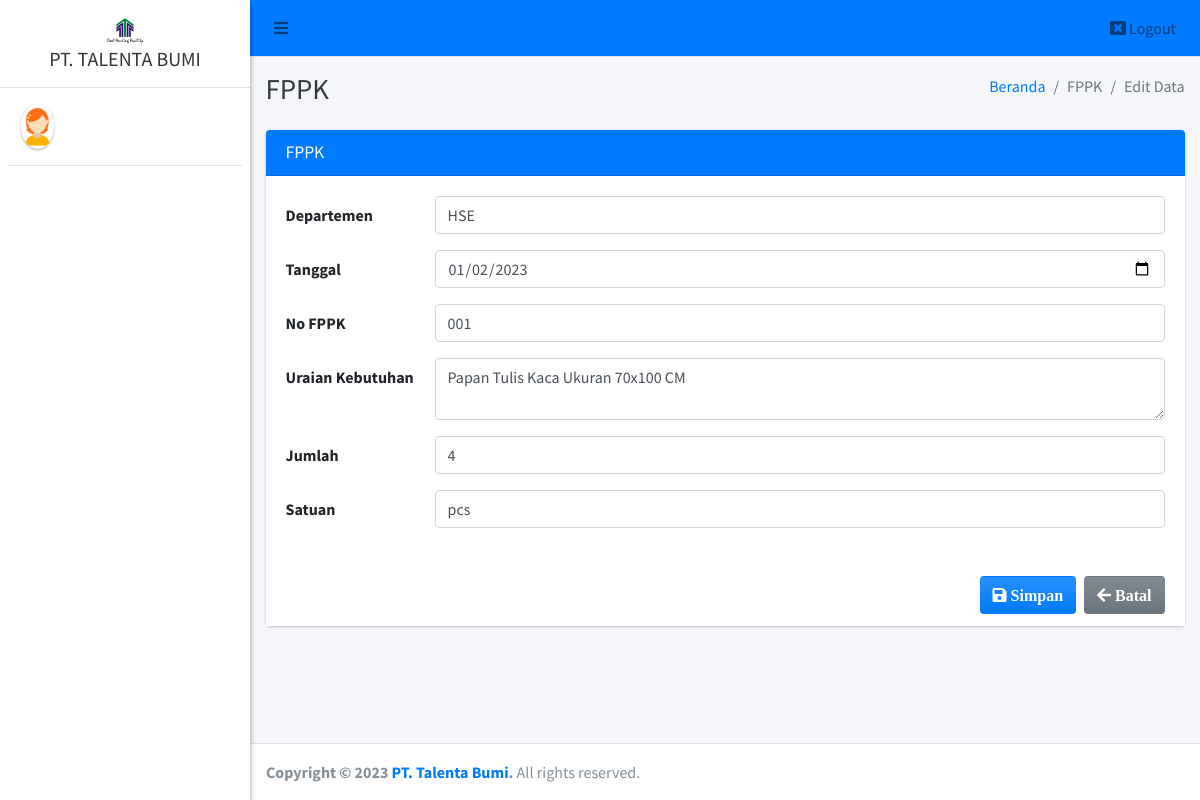
Page /admin/fppk/edit?id=2 on the earlier database version.
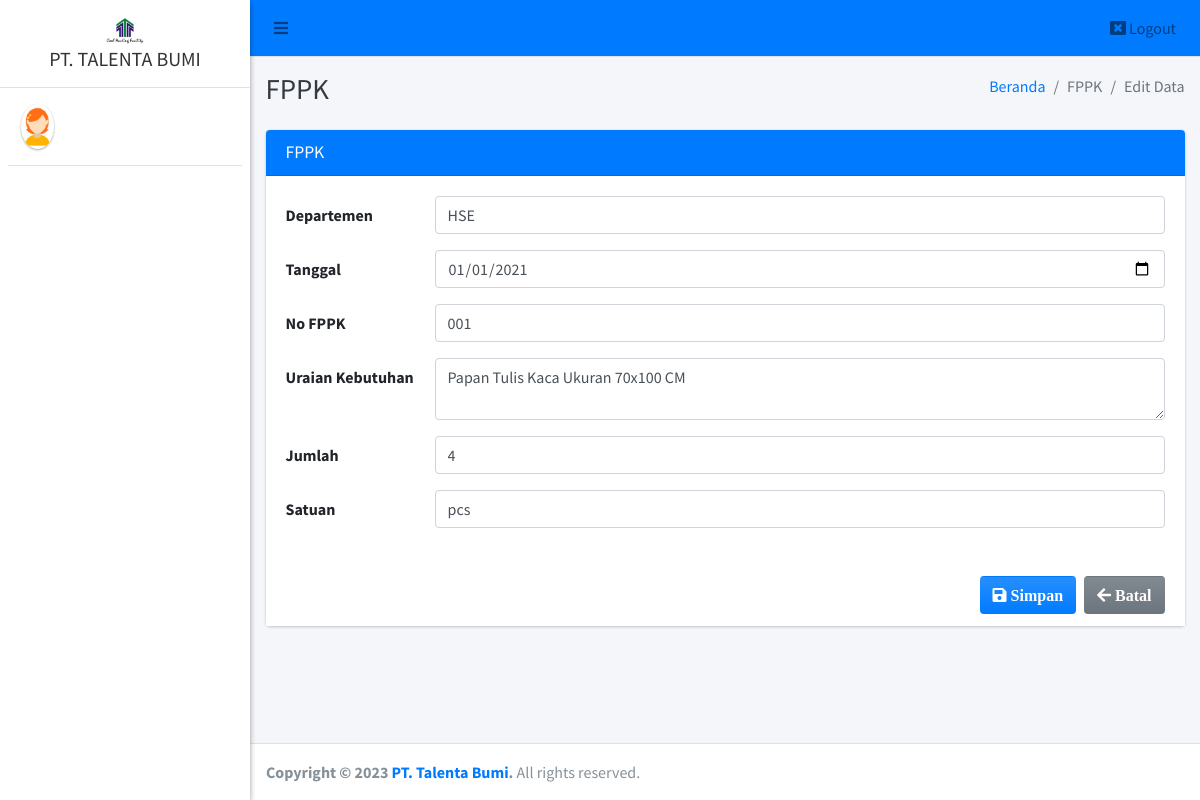
Same page on the later database version.
### tables this page shows
CREATE TABLE `fppk` (
  `id_fppk` int(11) NOT NULL,
  `departemen` varchar(30) NOT NULL,
  `tanggal` date NOT NULL,
  `no_fppk` varchar(25) NOT NULL,
  `uraian_kebutuhan` text NOT NULL,
  `jumlah` varchar(20) DEFAULT NULL,
  `satuan` varchar(20) DEFAULT NULL
);

### admin/fppk/edit.php (the view, shortened to what the changed rows need)
<?php
require '../../config/koneksi.php';
?>
<!DOCTYPE html>
<html>
<?php
include '../../templates/head.php';
$id = $_GET['id'];
$data = $koneksi->query("SELECT * FROM fppk WHERE id_fppk = '$id'");
$row = $data->fetch_array();
?>
<body class="hold-transition sidebar-mini layout-fixed">
    <div class="wrapper">
        <div class="content-wrapper">
            <div class="content-header">
                <div class="container-fluid">
                    <div class="row mb-2">
                        <div class="col-sm-6">
                            <h1 class="m-0 text-dark">FPPK</h1>
                        </div>
                    </div>
                </div>
            </div>
            <section class="content">
                <div class="container-fluid">
                    <form class="form-horizontal" method="POST" action="" enctype="multipart/form-data">
                        <div class="row">
                            <div class="col-md-12">
                                <div class="card card-primary">
                                    <div class="card-body" style="background-color: white;">
                                        <div class="form-group row">
                                            <div class="col-sm-10">
                                                <input type="text" class="form-control" name="departemen" value="<?= $row['departemen'] ?>">
                                            </div>
                                        </div>
                                        <div class="form-group row">
                                            <div class="col-sm-10">
                                                <input type="date" class="form-control" name="tanggal" value="<?= $row['tanggal'] ?>">
                                            </div>
                                        </div>
                                        <div class="form-group row">
                                            <div class="col-sm-10">
                                                <input type="text" class="form-control" name="no_fppk" value="<?= $row['no_fppk'] ?>">
                                            </div>
                                        </div>
                                        <div class="form-group row">
                                            <div class="col-sm-10">
                                                <textarea class="form-control" name="uraian_kebutuhan"><?= $row['uraian_kebutuhan'] ?></textarea>
                                            </div>
                                        </div>
                                        <div class="form-group row">
                                            <div class="col-sm-10">
                                                <input type="text" class="form-control" name="jumlah" value="<?= $row['jumlah'] ?>">
                                            </div>
                                        </div>
                                        <div class="form-group row">
                                            <div class="col-sm-10">
                                                <input type="text" class="form-control" name="satuan" value="<?= $row['satuan'] ?>">
                                            </div>
                                        </div>
                                    </div>
                                </div>
                            </div>
                        </div>
                    </form>
                </div>
            </section>
        </div>
    </div>
</body>
</html>

Differences in the rows shown:
changed fppk "HSE": tanggal "01/02/2023" → "01/01/2021"
